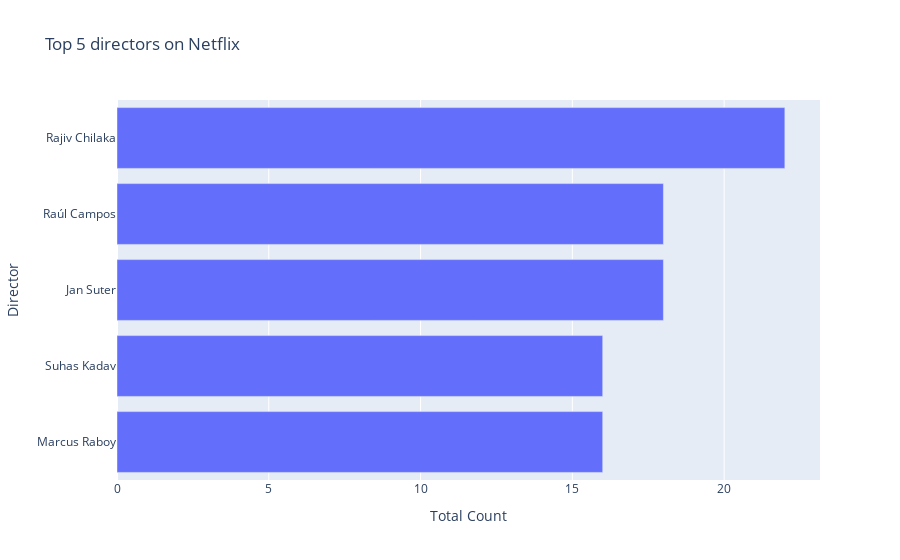

Notebook code cell kept with this figure:
### Code cell
top5dir = top5dir.sort_values(by = ["Total Count"])
barChart = px.bar(top5dir, x = "Total Count", y = "Director", title= "Top 5 directors on Netflix")
barChart.show()

### Figure 1 — Plotly figure (JSON) as saved in the notebook; plotly's stock layout.template omitted (floating-point values rounded to 4 significant figures)
{"data": [{"hovertemplate": "Total Count=%{x}<br>Director=%{y}<extra></extra>", "legendgroup": "", "marker": {"color": "#636efa", "pattern": {"shape": ""}}, "name": "", "orientation": "h", "showlegend": false, "textposition": "auto", "type": "bar", "x": [16, 16, 18, 18, 22], "xaxis": "x", "y": ["Marcus Raboy", "Suhas Kadav", " Jan Suter", "Raúl Campos", "Rajiv Chilaka"], "yaxis": "y"}], "layout": {"barmode": "relative", "legend": {"tracegroupgap": 0}, "title": {"text": "Top 5 directors on Netflix"}, "xaxis": {"anchor": "y", "domain": [0, 1], "title": {"text": "Total Count"}}, "yaxis": {"anchor": "x", "domain": [0, 1], "title": {"text": "Director"}}}}
